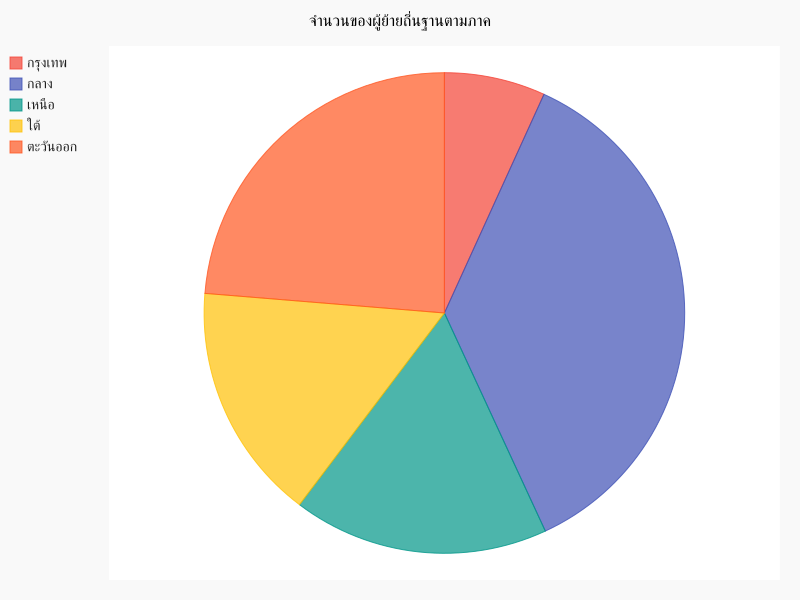

This chart was generated by the following Python code:
""" PSIT PROJECT
Subject : Migration of population
made by :
          1. นายกิตติบุญ สัตบุษ    59070016
          2. นายจิรายุส  ไพรวรรณ 59070026
          3. นายธนวรรษ ประดับราช 59070069
          4. นายนาวิน   พูลสวัสดิ์  59070088"""
import os
import uuid
import pygal
from pygal import *
def function1():
    """Get the information to plot a graph"""
    pie_chart = Pie()
    pie_chart.title = "จำนวนของผู้ย้ายถิ่่นฐานตามภาค"
    pie_chart.add("กรุงเทพ",6.8)
    pie_chart.add("กลาง",36.3)
    pie_chart.add("เหนือ",17.2)
    pie_chart.add("ใต้",16.0)
    pie_chart.add("ตะวันออก",23.7)
    pie_chart.render_to_file("Migration Rates by Region1.svg")
function1()
